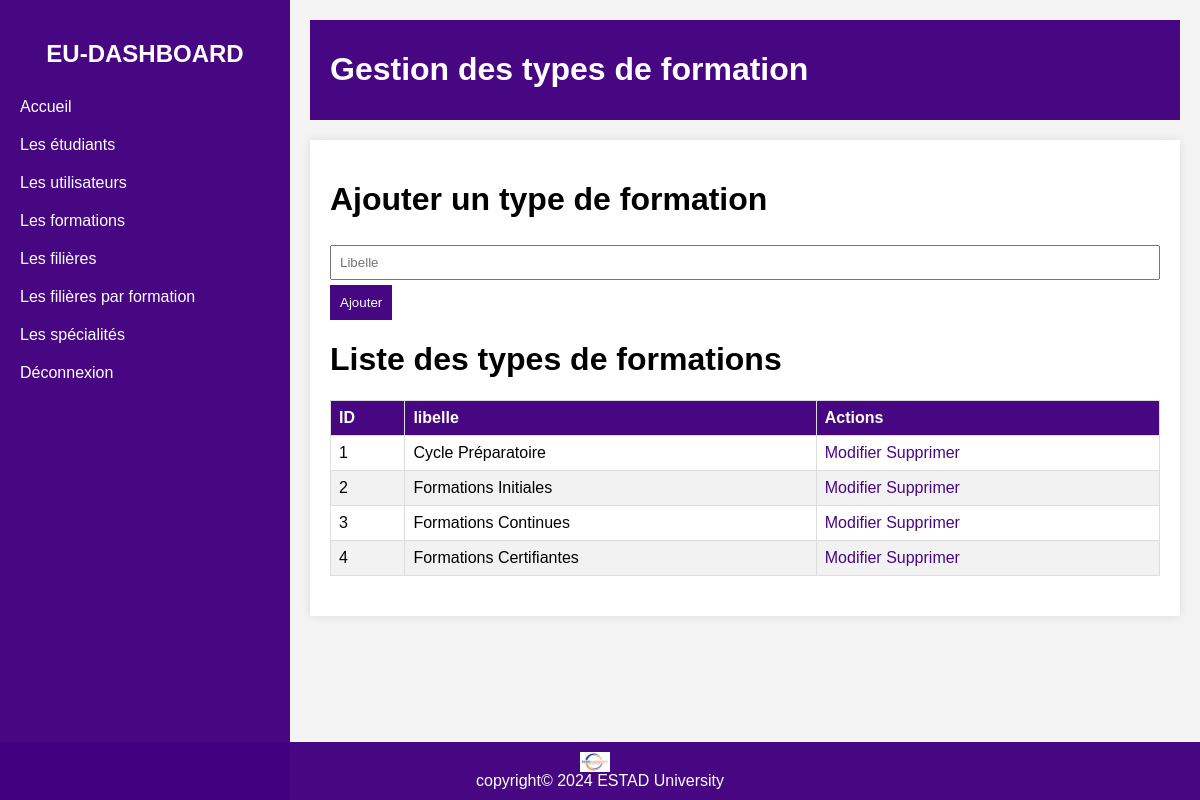
Screenshot of /type_of_formation.php with the database file from the repository.
### tables this page shows
CREATE TABLE IF NOT EXISTS `typesformation` (
  `id` int NOT NULL AUTO_INCREMENT,
  `libelle` varchar(255) NOT NULL,
  PRIMARY KEY (`id`)
);

### type_of_formation.php (the view, shortened to what this page needs)
<?php
$database = new Database();
$db = $database->getConnection();
$query = "
    SELECT id,
   libelle AS types_formation
   FROM
    `typesformation`
";
$stmt = $db->prepare($query);
$stmt->execute();
$typesformation = $stmt->fetchAll(PDO::FETCH_ASSOC);
?>
<!DOCTYPE html>
<html lang="en">
<head>
    <link rel="stylesheet" href="assets/css/admin.css">
    <link rel="stylesheet" href="assets/css/types_of_formations.css">
</head>
<body>
<div class="container">
        <div class="sidebar">
            <h2>EU-DASHBOARD</h2>
            <ul>
                <li><a href="eu_admin.php">Accueil</a></li>
                <li><a href="student_list.php">Les étudiants</a></li>
                <li><a href="user_management.php">Les utilisateurs</a></li>
                <li><a href="type_of_formation.php">Les formations</a></li>
                <li><a href="#">Les filières</a></li>
                <li><a href="#">Les filières par formation</a></li>
                <li><a href="#">Les spécialités</a></li>
                <li><a href="logout.php">Déconnexion</a></li>
            </ul>
        </div>
        <div class="main-content">
            <header>
                <h1><?php echo 'Gestion des types de formation'; ?></h1>
            </header>
            <div class="content">
                <h1>Ajouter un type de formation</h1>
                <form method="post" action="type_of_formation.php">
                <input type="text" name="Libelle" placeholder="Libelle"> <br>
                <button type = "submit" name="add_formation">Ajouter</button>
                </form>
                <h1>Liste des types de formations</h1>
                <table>
                    <thead>
                        <tr>
                            <th>ID</th>
                            <th>libelle</th>
                            <th>Actions</th>
                        </tr>
                    </thead>
                    <tbody>
                        <?php foreach($typesformation as $types_formation): ?>
                        <tr>
                            <td><?php echo htmlspecialchars($types_formation['id'] ?? 'N/A'); ?></td>
                           <td><?php echo htmlspecialchars($types_formation['types_formation'] ?? 'N/A'); ?></td>
                           <td>
                                <a href="edit_formation.php?id=<?php echo htmlspecialchars($types_formation['id']); ?>">Modifier</a>
                                <a href="type_of_formation.php?delete=<?php echo htmlspecialchars($types_formation['id']); ?>" onclick="return confirm('Êtes-vous sûr de vouloir supprimer cet utilisateur?')">Supprimer</a>
                            </td>
                        </tr>
                        <?php endforeach; ?>
                    </tbody>
                </table>
            </div>
        </div>
    </div>
    <footer>
        <div><img src="assets/images/chapeau.png" alt="Logo ESTAD"></div>
        <span>copyright&copy; 2024 ESTAD University</span>
    </footer>
</body>
</html>

### assets/css/admin.css (style rules this page uses)
body { font-family: Arial, sans-serif; margin: 0; padding: 0; background-color: #f4f4f4; }
.container { display: flex; height: 100vh; }
.sidebar { width: 250px; background-color: rgba(66, 0, 128, 0.973); color: white; padding: 20px; }
.sidebar h2 { text-align: center; }
.sidebar ul { list-style-type: none; padding: 0; }
.sidebar ul li { padding: 10px 0; }
.sidebar ul li a { color: white; text-decoration: none; display: block; }
.main-content { flex: 1; padding: 20px; }
header { background-color: rgba(66, 0, 128, 0.973); color: white; padding: 10px 20px; margin-bottom: 20px; }
.content { background-color: white; padding: 20px; box-shadow: 0 0 10px rgba(0, 0, 0, 0.1); }

### assets/css/types_of_formations.css (style rules this page uses)
body { font-family: Arial, sans-serif; margin: 0; padding: 0; background-color: #f4f4f4; }
.container { display: flex; height: 100vh; }
.sidebar { width: 250px; background-color: rgba(66, 0, 128, 0.973); color: white; padding: 20px; }
.sidebar h2 { text-align: center; }
.sidebar ul { list-style-type: none; padding: 0; }
.sidebar ul li { padding: 10px 0; }
.sidebar ul li a { color: white; text-decoration: none; display: block; }
.main-content { flex: 1; padding: 20px; }
header { background-color: rgba(66, 0, 128, 0.973); color: white; padding: 10px 20px; margin-bottom: 20px; }
.content { background-color: white; padding: 20px; box-shadow: 0 0 10px rgba(0, 0, 0, 0.1); }
table { width: 100%; border-collapse: collapse; margin-bottom: 20px; }
table th, table td { border: 1px solid #dddddd; text-align: left; padding: 8px; }
table th { background-color: rgba(66, 0, 128, 0.973); color: white; }
table tr:nth-child(even) { background-color: #f2f2f2; }
form input[type="text"], form input[type="Libelle"], input { padding: 8px; margin: 5px 0; width: 100%; box-sizing: border-box; }
form button { background-color: rgba(66, 0, 128, 0.973); color: white; padding: 10px; border: none; cursor: pointer; }
footer { background-color: rgba(66, 0, 128, 0.973); color: white; text-align: center; padding: 10px 0; position: fixed; bottom: 0; width: 100%; }
footer img { height: 20px; vertical-align: middle; margin-right: 10px; }
table a { color: rgba(66, 0, 128, 0.973); text-decoration: none; }

### rows the page displays
typesformation: id "1", libelle "Cycle Préparatoire"
typesformation: id "2", libelle "Formations Initiales"
typesformation: id "3", libelle "Formations Continues"
typesformation: id "4", libelle "Formations Certifiantes"
